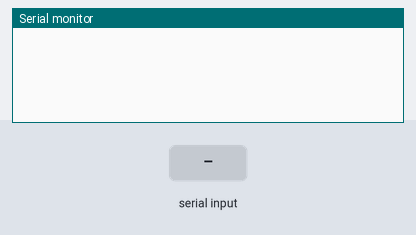
This sketch was run on a simulated Arduino Uno, built with avr-gcc and run on an emulated ATmega328P. Shown: the last lines printed to the serial monitor. The test bench sets the inputs (shaded band).

Above: at 1.2 s.
1.3 s: "90,45,200\n" received over Serial
At 2.0 s:
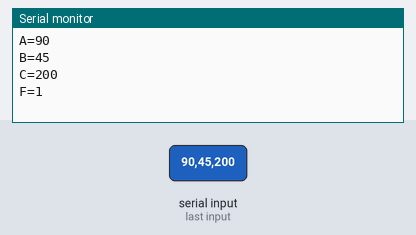
2.8 s: "30,150,10\n" received over Serial
At 3.1 s:
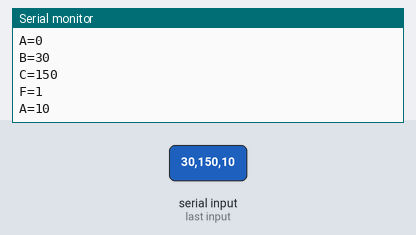

The sketch:

nandPureSoftware.ino
```cpp
// C++ code
//
void setup()
{
  Serial.begin(9600);
}

void loop()
{
  if (Serial.available()>0) {
    int A=Serial.parseInt();
    Serial.print("A=");
    Serial.println(A);
    int B=Serial.parseInt();
    Serial.print("B=");
    Serial.println(B);
    int C=Serial.parseInt();
    Serial.print("C=");
    Serial.println(C);
    digitalWrite(2,!(!(A&B)&C));
    int F=!(!(A&B)&C);
    Serial.print("F=");
    Serial.println(F);
    Serial.println();
  }
}
```

Measured:
- after the input at 1.3 s, the serial monitor: prints a new line at once (image 1)
- after the input at 2.8 s, the serial monitor: prints a new line at once (image 2)
